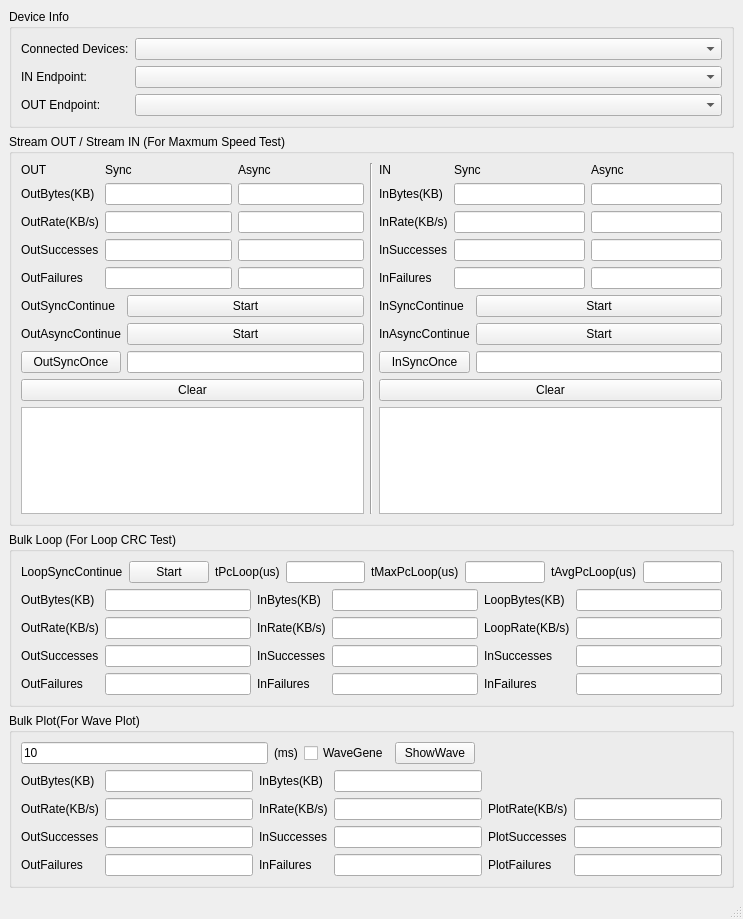
<?xml version="1.0" encoding="UTF-8"?>
<ui version="4.0">
 <class>MainWindow</class>
 <widget class="QMainWindow" name="MainWindow">
  <property name="geometry">
   <rect>
    <x>0</x>
    <y>0</y>
    <width>743</width>
    <height>919</height>
   </rect>
  </property>
  <property name="windowTitle">
   <string>MainWindow</string>
  </property>
  <widget class="QWidget" name="centralwidget">
   <layout class="QGridLayout" name="gridLayout_12">
    <item row="0" column="0">
     <widget class="QGroupBox" name="groupBox">
      <property name="title">
       <string>Device Info</string>
      </property>
      <layout class="QGridLayout" name="gridLayout_7">
       <item row="0" column="0">
        <layout class="QGridLayout" name="gridLayout" columnstretch="1,8">
         <item row="0" column="0">
          <widget class="QLabel" name="label">
           <property name="text">
            <string>Connected Devices:</string>
           </property>
          </widget>
         </item>
         <item row="0" column="1">
          <widget class="QComboBox" name="comboBoxDevices"/>
         </item>
         <item row="1" column="0">
          <widget class="QLabel" name="label_2">
           <property name="text">
            <string>IN Endpoint:</string>
           </property>
          </widget>
         </item>
         <item row="1" column="1">
          <widget class="QComboBox" name="comboBoxInEndPoints"/>
         </item>
         <item row="2" column="0">
          <widget class="QLabel" name="label_3">
           <property name="text">
            <string>OUT Endpoint:</string>
           </property>
          </widget>
         </item>
         <item row="2" column="1">
          <widget class="QComboBox" name="comboBoxOutEndPoints"/>
         </item>
        </layout>
       </item>
      </layout>
     </widget>
    </item>
    <item row="1" column="0">
     <widget class="QGroupBox" name="groupBox_2">
      <property name="title">
       <string>Stream OUT / Stream IN (For Maxmum Speed Test)</string>
      </property>
      <layout class="QGridLayout" name="gridLayout_8">
       <item row="0" column="0">
        <layout class="QHBoxLayout" name="horizontalLayout_2">
         <item>
          <layout class="QVBoxLayout" name="verticalLayout_3">
           <item>
            <layout class="QGridLayout" name="gridLayout_2">
             <item row="1" column="1">
              <widget class="QLineEdit" name="lineEditOutBytes"/>
             </item>
             <item row="4" column="1">
              <widget class="QLineEdit" name="lineEditOutFailures"/>
             </item>
             <item row="4" column="2">
              <widget class="QLineEdit" name="lineEditOutAsyncFailures"/>
             </item>
             <item row="1" column="2">
              <widget class="QLineEdit" name="lineEditOutAsyncBytes"/>
             </item>
             <item row="2" column="2">
              <widget class="QLineEdit" name="lineEditOutAsyncRate"/>
             </item>
             <item row="1" column="0">
              <widget class="QLabel" name="label_5">
               <property name="text">
                <string>OutBytes(KB)</string>
               </property>
              </widget>
             </item>
             <item row="3" column="2">
              <widget class="QLineEdit" name="lineEditOutAsyncSuccesses"/>
             </item>
             <item row="0" column="1">
              <widget class="QLabel" name="label_16">
               <property name="text">
                <string>Sync</string>
               </property>
              </widget>
             </item>
             <item row="2" column="0">
              <widget class="QLabel" name="label_6">
               <property name="text">
                <string>OutRate(KB/s)</string>
               </property>
              </widget>
             </item>
             <item row="2" column="1">
              <widget class="QLineEdit" name="lineEditOutRate"/>
             </item>
             <item row="3" column="0">
              <widget class="QLabel" name="label_7">
               <property name="text">
                <string>OutSuccesses</string>
               </property>
              </widget>
             </item>
             <item row="4" column="0">
              <widget class="QLabel" name="label_9">
               <property name="text">
                <string>OutFailures</string>
               </property>
              </widget>
             </item>
             <item row="3" column="1">
              <widget class="QLineEdit" name="lineEditOutSuccesses"/>
             </item>
             <item row="0" column="2">
              <widget class="QLabel" name="label_17">
               <property name="text">
                <string>Async</string>
               </property>
              </widget>
             </item>
             <item row="0" column="0">
              <widget class="QLabel" name="label_24">
               <property name="text">
                <string>OUT</string>
               </property>
              </widget>
             </item>
            </layout>
           </item>
           <item>
            <layout class="QGridLayout" name="gridLayout_4">
             <item row="0" column="1">
              <widget class="QPushButton" name="pushButtonOutSyncContinue">
               <property name="text">
                <string>Start</string>
               </property>
              </widget>
             </item>
             <item row="0" column="0">
              <widget class="QLabel" name="label_4">
               <property name="text">
                <string>OutSyncContinue</string>
               </property>
              </widget>
             </item>
             <item row="1" column="0">
              <widget class="QLabel" name="label_8">
               <property name="text">
                <string>OutAsyncContinue</string>
               </property>
              </widget>
             </item>
             <item row="2" column="1">
              <widget class="QLineEdit" name="lineEditOutSyncOnceBytes"/>
             </item>
             <item row="2" column="0">
              <widget class="QPushButton" name="pushButtonOutSyncOnce">
               <property name="text">
                <string>OutSyncOnce</string>
               </property>
              </widget>
             </item>
             <item row="1" column="1">
              <widget class="QPushButton" name="pushButtonOutAsyncContinue">
               <property name="text">
                <string>Start</string>
               </property>
              </widget>
             </item>
            </layout>
           </item>
           <item>
            <layout class="QVBoxLayout" name="verticalLayout">
             <item>
              <widget class="QPushButton" name="pushButtonOutTxtClear">
               <property name="text">
                <string>Clear</string>
               </property>
              </widget>
             </item>
             <item>
              <widget class="QPlainTextEdit" name="plainTextEditBufferOut"/>
             </item>
            </layout>
           </item>
          </layout>
         </item>
         <item>
          <widget class="Line" name="line_2">
           <property name="orientation">
            <enum>Qt::Vertical</enum>
           </property>
          </widget>
         </item>
         <item>
          <layout class="QVBoxLayout" name="verticalLayout_4">
           <item>
            <layout class="QGridLayout" name="gridLayout_3">
             <item row="2" column="1">
              <widget class="QLineEdit" name="lineEditInRate"/>
             </item>
             <item row="1" column="0">
              <widget class="QLabel" name="label_10">
               <property name="text">
                <string>InBytes(KB)</string>
               </property>
              </widget>
             </item>
             <item row="1" column="1">
              <widget class="QLineEdit" name="lineEditInBytes"/>
             </item>
             <item row="4" column="1">
              <widget class="QLineEdit" name="lineEditInFailures"/>
             </item>
             <item row="3" column="1">
              <widget class="QLineEdit" name="lineEditInSuccesses"/>
             </item>
             <item row="3" column="2">
              <widget class="QLineEdit" name="lineEditInAsyncSuccesses"/>
             </item>
             <item row="2" column="0">
              <widget class="QLabel" name="label_11">
               <property name="text">
                <string>InRate(KB/s)</string>
               </property>
              </widget>
             </item>
             <item row="2" column="2">
              <widget class="QLineEdit" name="lineEditInAsyncRate"/>
             </item>
             <item row="3" column="0">
              <widget class="QLabel" name="label_12">
               <property name="text">
                <string>InSuccesses</string>
               </property>
              </widget>
             </item>
             <item row="4" column="0">
              <widget class="QLabel" name="label_13">
               <property name="text">
                <string>InFailures</string>
               </property>
              </widget>
             </item>
             <item row="1" column="2">
              <widget class="QLineEdit" name="lineEditInAsyncBytes"/>
             </item>
             <item row="4" column="2">
              <widget class="QLineEdit" name="lineEditInAsyncFailures"/>
             </item>
             <item row="0" column="1">
              <widget class="QLabel" name="label_18">
               <property name="text">
                <string>Sync</string>
               </property>
              </widget>
             </item>
             <item row="0" column="2">
              <widget class="QLabel" name="label_19">
               <property name="text">
                <string>Async</string>
               </property>
              </widget>
             </item>
             <item row="0" column="0">
              <widget class="QLabel" name="label_25">
               <property name="text">
                <string>IN</string>
               </property>
              </widget>
             </item>
            </layout>
           </item>
           <item>
            <layout class="QGridLayout" name="gridLayout_6">
             <item row="0" column="0">
              <widget class="QLabel" name="label_14">
               <property name="text">
                <string>InSyncContinue</string>
               </property>
              </widget>
             </item>
             <item row="2" column="1">
              <widget class="QLineEdit" name="lineEditInSyncOnceBytes"/>
             </item>
             <item row="2" column="0">
              <widget class="QPushButton" name="pushButtonInSyncOnce">
               <property name="text">
                <string>InSyncOnce</string>
               </property>
              </widget>
             </item>
             <item row="0" column="1">
              <widget class="QPushButton" name="pushButtonInSyncContinue">
               <property name="text">
                <string>Start</string>
               </property>
              </widget>
             </item>
             <item row="1" column="0">
              <widget class="QLabel" name="label_15">
               <property name="text">
                <string>InAsyncContinue</string>
               </property>
              </widget>
             </item>
             <item row="1" column="1">
              <widget class="QPushButton" name="pushButtonInAsyncContinue">
               <property name="text">
                <string>Start</string>
               </property>
              </widget>
             </item>
            </layout>
           </item>
           <item>
            <layout class="QVBoxLayout" name="verticalLayout_2">
             <item>
              <widget class="QPushButton" name="pushButtonInTxtClear">
               <property name="text">
                <string>Clear</string>
               </property>
              </widget>
             </item>
             <item>
              <widget class="QPlainTextEdit" name="plainTextEditBufferIn"/>
             </item>
            </layout>
           </item>
          </layout>
         </item>
        </layout>
       </item>
      </layout>
     </widget>
    </item>
    <item row="2" column="0">
     <widget class="QGroupBox" name="groupBox_3">
      <property name="title">
       <string>Bulk Loop (For Loop CRC Test)</string>
      </property>
      <layout class="QGridLayout" name="gridLayout_9">
       <item row="0" column="0">
        <layout class="QVBoxLayout" name="verticalLayout_5">
         <item>
          <layout class="QHBoxLayout" name="horizontalLayout">
           <item>
            <widget class="QLabel" name="label_20">
             <property name="text">
              <string>LoopSyncContinue</string>
             </property>
            </widget>
           </item>
           <item>
            <widget class="QPushButton" name="pushButtonLoopSyncContinue">
             <property name="text">
              <string>Start</string>
             </property>
            </widget>
           </item>
           <item>
            <widget class="QLabel" name="label_35">
             <property name="text">
              <string>tPcLoop(us)</string>
             </property>
            </widget>
           </item>
           <item>
            <widget class="QLineEdit" name="lineEditPcLoop"/>
           </item>
           <item>
            <widget class="QLabel" name="label_36">
             <property name="text">
              <string>tMaxPcLoop(us)</string>
             </property>
            </widget>
           </item>
           <item>
            <widget class="QLineEdit" name="lineEditMaxPcLoop"/>
           </item>
           <item>
            <widget class="QLabel" name="label_37">
             <property name="text">
              <string>tAvgPcLoop(us)</string>
             </property>
            </widget>
           </item>
           <item>
            <widget class="QLineEdit" name="lineEditAvgPcLoop"/>
           </item>
          </layout>
         </item>
         <item>
          <layout class="QGridLayout" name="gridLayout_5">
           <item row="2" column="1">
            <widget class="QLineEdit" name="lineEditLoopOutSuccesses"/>
           </item>
           <item row="3" column="2">
            <widget class="QLabel" name="label_22">
             <property name="text">
              <string>InFailures</string>
             </property>
            </widget>
           </item>
           <item row="1" column="0">
            <widget class="QLabel" name="label_30">
             <property name="text">
              <string>OutRate(KB/s)</string>
             </property>
            </widget>
           </item>
           <item row="0" column="4">
            <widget class="QLabel" name="label_21">
             <property name="text">
              <string>LoopBytes(KB)</string>
             </property>
            </widget>
           </item>
           <item row="2" column="4">
            <widget class="QLabel" name="label_31">
             <property name="text">
              <string>InSuccesses</string>
             </property>
            </widget>
           </item>
           <item row="2" column="3">
            <widget class="QLineEdit" name="lineEditLoopInSuccesses"/>
           </item>
           <item row="0" column="1">
            <widget class="QLineEdit" name="lineEditLoopOutBytes"/>
           </item>
           <item row="1" column="5">
            <widget class="QLineEdit" name="lineEditLoopRate"/>
           </item>
           <item row="3" column="3">
            <widget class="QLineEdit" name="lineEditLoopInFailures"/>
           </item>
           <item row="1" column="1">
            <widget class="QLineEdit" name="lineEditLoopOutRate"/>
           </item>
           <item row="3" column="0">
            <widget class="QLabel" name="label_23">
             <property name="text">
              <string>OutFailures</string>
             </property>
            </widget>
           </item>
           <item row="3" column="1">
            <widget class="QLineEdit" name="lineEditLoopOutFailures"/>
           </item>
           <item row="0" column="2">
            <widget class="QLabel" name="label_34">
             <property name="text">
              <string>InBytes(KB)</string>
             </property>
            </widget>
           </item>
           <item row="3" column="4">
            <widget class="QLabel" name="label_32">
             <property name="text">
              <string>InFailures</string>
             </property>
            </widget>
           </item>
           <item row="0" column="0">
            <widget class="QLabel" name="label_29">
             <property name="text">
              <string>OutBytes(KB)</string>
             </property>
            </widget>
           </item>
           <item row="0" column="3">
            <widget class="QLineEdit" name="lineEditLoopInBytes"/>
           </item>
           <item row="2" column="2">
            <widget class="QLabel" name="label_27">
             <property name="text">
              <string>InSuccesses</string>
             </property>
            </widget>
           </item>
           <item row="1" column="3">
            <widget class="QLineEdit" name="lineEditLoopInRate"/>
           </item>
           <item row="0" column="5">
            <widget class="QLineEdit" name="lineEditLoopBytes"/>
           </item>
           <item row="1" column="2">
            <widget class="QLabel" name="label_33">
             <property name="text">
              <string>InRate(KB/s)</string>
             </property>
            </widget>
           </item>
           <item row="1" column="4">
            <widget class="QLabel" name="label_28">
             <property name="text">
              <string>LoopRate(KB/s)</string>
             </property>
            </widget>
           </item>
           <item row="2" column="5">
            <widget class="QLineEdit" name="lineEditLoopSuccesses"/>
           </item>
           <item row="3" column="5">
            <widget class="QLineEdit" name="lineEditLoopFailures"/>
           </item>
           <item row="2" column="0">
            <widget class="QLabel" name="label_26">
             <property name="text">
              <string>OutSuccesses</string>
             </property>
            </widget>
           </item>
          </layout>
         </item>
        </layout>
       </item>
      </layout>
     </widget>
    </item>
    <item row="3" column="0">
     <widget class="QGroupBox" name="groupBox_4">
      <property name="title">
       <string>Bulk Plot(For Wave Plot)</string>
      </property>
      <layout class="QGridLayout" name="gridLayout_11">
       <item row="0" column="0">
        <layout class="QVBoxLayout" name="verticalLayout_6">
         <item>
          <layout class="QHBoxLayout" name="horizontalLayout_3">
           <item>
            <widget class="QLineEdit" name="lineEditWaveGeneInterval">
             <property name="text">
              <string>10</string>
             </property>
            </widget>
           </item>
           <item>
            <widget class="QLabel" name="label_38">
             <property name="text">
              <string>(ms)</string>
             </property>
            </widget>
           </item>
           <item>
            <widget class="QCheckBox" name="checkBox">
             <property name="text">
              <string>WaveGene</string>
             </property>
            </widget>
           </item>
           <item>
            <widget class="QPushButton" name="pushButtonShowWave">
             <property name="text">
              <string>ShowWave</string>
             </property>
            </widget>
           </item>
           <item>
            <spacer name="horizontalSpacer">
             <property name="orientation">
              <enum>Qt::Horizontal</enum>
             </property>
             <property name="sizeHint" stdset="0">
              <size>
               <width>40</width>
               <height>20</height>
              </size>
             </property>
            </spacer>
           </item>
          </layout>
         </item>
         <item>
          <layout class="QGridLayout" name="gridLayout_10">
           <item row="2" column="1">
            <widget class="QLineEdit" name="lineEditPlotOutSuccesses"/>
           </item>
           <item row="3" column="2">
            <widget class="QLabel" name="label_39">
             <property name="text">
              <string>InFailures</string>
             </property>
            </widget>
           </item>
           <item row="1" column="0">
            <widget class="QLabel" name="label_40">
             <property name="text">
              <string>OutRate(KB/s)</string>
             </property>
            </widget>
           </item>
           <item row="2" column="4">
            <widget class="QLabel" name="label_42">
             <property name="text">
              <string>PlotSuccesses</string>
             </property>
            </widget>
           </item>
           <item row="2" column="3">
            <widget class="QLineEdit" name="lineEditPlotInSuccesses"/>
           </item>
           <item row="0" column="1">
            <widget class="QLineEdit" name="lineEditPlotOutBytes"/>
           </item>
           <item row="1" column="5">
            <widget class="QLineEdit" name="lineEditPlotRate"/>
           </item>
           <item row="3" column="3">
            <widget class="QLineEdit" name="lineEditPlotInFailures"/>
           </item>
           <item row="1" column="1">
            <widget class="QLineEdit" name="lineEditPlotOutRate"/>
           </item>
           <item row="3" column="0">
            <widget class="QLabel" name="label_43">
             <property name="text">
              <string>OutFailures</string>
             </property>
            </widget>
           </item>
           <item row="3" column="1">
            <widget class="QLineEdit" name="lineEditPlotOutFailures"/>
           </item>
           <item row="0" column="2">
            <widget class="QLabel" name="label_44">
             <property name="text">
              <string>InBytes(KB)</string>
             </property>
            </widget>
           </item>
           <item row="3" column="4">
            <widget class="QLabel" name="label_45">
             <property name="text">
              <string>PlotFailures</string>
             </property>
            </widget>
           </item>
           <item row="0" column="0">
            <widget class="QLabel" name="label_46">
             <property name="text">
              <string>OutBytes(KB)</string>
             </property>
            </widget>
           </item>
           <item row="0" column="3">
            <widget class="QLineEdit" name="lineEditPlotInBytes"/>
           </item>
           <item row="2" column="2">
            <widget class="QLabel" name="label_47">
             <property name="text">
              <string>InSuccesses</string>
             </property>
            </widget>
           </item>
           <item row="1" column="3">
            <widget class="QLineEdit" name="lineEditPlotInRate"/>
           </item>
           <item row="1" column="2">
            <widget class="QLabel" name="label_48">
             <property name="text">
              <string>InRate(KB/s)</string>
             </property>
            </widget>
           </item>
           <item row="1" column="4">
            <widget class="QLabel" name="label_49">
             <property name="text">
              <string>PlotRate(KB/s)</string>
             </property>
            </widget>
           </item>
           <item row="2" column="5">
            <widget class="QLineEdit" name="lineEditPlotSuccesses"/>
           </item>
           <item row="3" column="5">
            <widget class="QLineEdit" name="lineEditPlotFailures"/>
           </item>
           <item row="2" column="0">
            <widget class="QLabel" name="label_50">
             <property name="text">
              <string>OutSuccesses</string>
             </property>
            </widget>
           </item>
          </layout>
         </item>
        </layout>
       </item>
      </layout>
     </widget>
    </item>
   </layout>
  </widget>
  <widget class="QMenuBar" name="menubar">
   <property name="geometry">
    <rect>
     <x>0</x>
     <y>0</y>
     <width>743</width>
     <height>21</height>
    </rect>
   </property>
  </widget>
  <widget class="QStatusBar" name="statusbar"/>
 </widget>
 <resources/>
 <connections/>
</ui>
